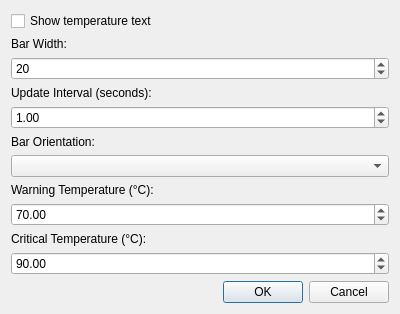
<?xml version="1.0" encoding="UTF-8"?>
<ui version="4.0">
 <class>LXQtCpuLoadConfiguration</class>
 <widget class="QWidget" name="LXQtCpuLoadConfiguration">
  <property name="geometry">
   <rect>
    <x>0</x>
    <y>0</y>
    <width>400</width>
    <height>300</height>
   </rect>
  </property>
  <property name="windowTitle">
   <string>CPU Temperature Configuration</string>
  </property>
  <layout class="QVBoxLayout" name="verticalLayout">
   <item>
    <widget class="QCheckBox" name="showTextCB">
     <property name="text">
      <string>Show temperature text</string>
     </property>
    </widget>
   </item>
   <item>
    <widget class="QLabel" name="barWidthLabel">
     <property name="text">
      <string>Bar Width:</string>
     </property>
    </widget>
   </item>
   <item>
    <widget class="QSpinBox" name="barWidthSB">
     <property name="minimum">
      <number>10</number>
     </property>
     <property name="maximum">
      <number>100</number>
     </property>
     <property name="value">
      <number>20</number>
     </property>
    </widget>
   </item>
   <item>
    <widget class="QLabel" name="updateIntervalLabel">
     <property name="text">
      <string>Update Interval (seconds):</string>
     </property>
    </widget>
   </item>
   <item>
    <widget class="QDoubleSpinBox" name="updateIntervalSpinBox">
     <property name="minimum">
      <double>0.100000000000000</double>
     </property>
     <property name="maximum">
      <double>10.000000000000000</double>
     </property>
     <property name="singleStep">
      <double>0.100000000000000</double>
     </property>
     <property name="value">
      <double>1.000000000000000</double>
     </property>
    </widget>
   </item>
   <item>
    <widget class="QLabel" name="barOrientationLabel">
     <property name="text">
      <string>Bar Orientation:</string>
     </property>
    </widget>
   </item>
   <item>
    <widget class="QComboBox" name="barOrientationCOB"/>
   </item>
   <item>
    <widget class="QLabel" name="warningTempLabel">
     <property name="text">
      <string>Warning Temperature (°C):</string>
     </property>
    </widget>
   </item>
   <item>
    <widget class="QDoubleSpinBox" name="warningTempSB">
     <property name="minimum">
      <double>0.000000000000000</double>
     </property>
     <property name="maximum">
      <double>150.000000000000000</double>
     </property>
     <property name="singleStep">
      <double>1.000000000000000</double>
     </property>
     <property name="value">
      <double>70.000000000000000</double>
     </property>
    </widget>
   </item>
   <item>
    <widget class="QLabel" name="criticalTempLabel">
     <property name="text">
      <string>Critical Temperature (°C):</string>
     </property>
    </widget>
   </item>
   <item>
    <widget class="QDoubleSpinBox" name="criticalTempSB">
     <property name="minimum">
      <double>0.000000000000000</double>
     </property>
     <property name="maximum">
      <double>150.000000000000000</double>
     </property>
     <property name="singleStep">
      <double>1.000000000000000</double>
     </property>
     <property name="value">
      <double>90.000000000000000</double>
     </property>
    </widget>
   </item>
   <item>
    <widget class="QDialogButtonBox" name="buttons">
     <property name="standardButtons">
      <set>QDialogButtonBox::Cancel|QDialogButtonBox::Ok</set>
     </property>
    </widget>
   </item>
  </layout>
 </widget>
 <resources/>
 <connections/>
</ui>
